Frame 1 (no input): blank canvas, image omitted
Frame 60 (the mouse pressed at the canvas centre just before this capture): blank canvas, image omitted
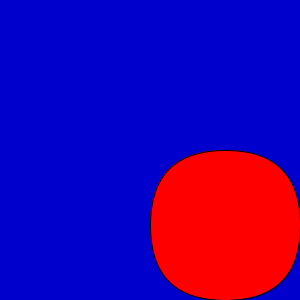
Frame 120 (the mouse held since frame 60 and released just before this capture)

The Processing sketch whose frames 1 and 60 were blank and that drew this single picture after the mouse press (run headless with seeded random() and noise(); from frame 60 on, the mouse is pressed at the canvas centre):

// Processing sketch: processing_102952
// ── processing_102952.pde

void setup(){
  size(300,300);
}

void draw (){
    background(204);
  colorMode(HSB,100);
  fill(mouseX,mouseY,100,255);
  rect(mouseX,mouseY,mouseX,mouseY,mouseX,mouseY,mouseX,mouseY);
}
